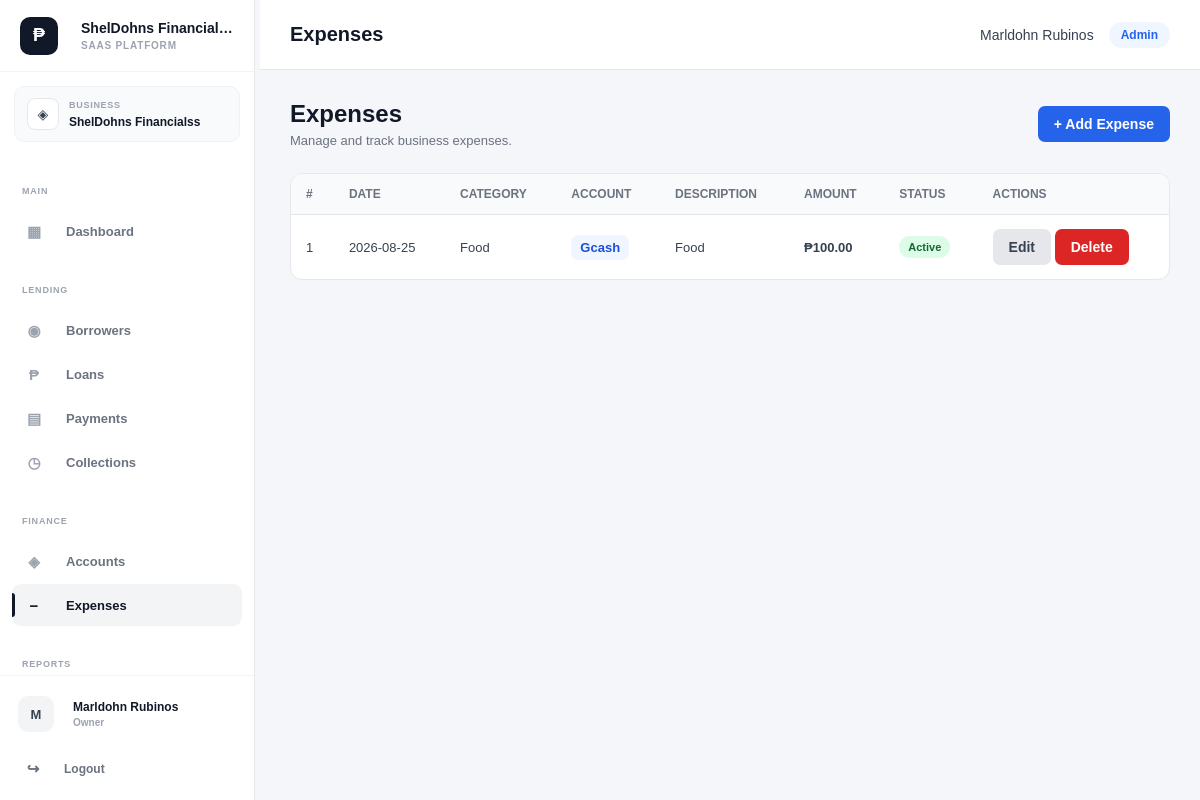
Page /public/index.php?url=expenses (signed in) on the committed database.
### tables this page shows
CREATE TABLE `expenses` (
  `id` int(10) UNSIGNED NOT NULL,
  `business_id` int(10) UNSIGNED NOT NULL,
  `category_id` int(10) UNSIGNED DEFAULT NULL,
  `account_id` int(10) UNSIGNED DEFAULT NULL,
  `description` varchar(255) NOT NULL,
  `amount` decimal(15,2) NOT NULL DEFAULT 0.00,
  `expense_date` date NOT NULL,
  `notes` text DEFAULT NULL,
  `status` enum('active','void') NOT NULL DEFAULT 'active',
  `created_by` int(10) UNSIGNED DEFAULT NULL,
  `created_at` timestamp NOT NULL DEFAULT current_timestamp(),
  `updated_at` timestamp NOT NULL DEFAULT current_timestamp() ON UPDATE current_timestamp()
);

CREATE TABLE `categories` (
  `id` int(10) UNSIGNED NOT NULL,
  `business_id` int(11) DEFAULT NULL,
  `name` varchar(100) NOT NULL,
  `description` varchar(255) DEFAULT NULL,
  `type` enum('expense','loan','both') NOT NULL DEFAULT 'both',
  `status` enum('active','inactive') NOT NULL DEFAULT 'active',
  `created_by` int(10) UNSIGNED DEFAULT NULL,
  `created_at` timestamp NOT NULL DEFAULT current_timestamp(),
  `updated_at` timestamp NOT NULL DEFAULT current_timestamp() ON UPDATE current_timestamp()
);

CREATE TABLE `accounts` (
  `id` int(10) UNSIGNED NOT NULL,
  `business_id` bigint(20) UNSIGNED NOT NULL,
  `account_name` varchar(150) NOT NULL,
  `account_type` varchar(50) DEFAULT NULL,
  `balance` decimal(15,2) NOT NULL DEFAULT 0.00,
  `status` enum('active','inactive') NOT NULL DEFAULT 'active',
  `created_by` int(10) UNSIGNED DEFAULT NULL,
  `created_at` timestamp NOT NULL DEFAULT current_timestamp(),
  `updated_at` timestamp NOT NULL DEFAULT current_timestamp() ON UPDATE current_timestamp()
);

### app/controllers/ExpenseController.php (called while the page is built, shortened)
<?php
require_once APP_PATH . '/models/Expense.php';
class ExpenseController
{
    private Expense $expense;
    public function __construct()
    {
        $this->expense = new Expense();
    }
    private function getBusinessId(): int
    {
        return (int)(
            $_SESSION['user']['business_id']
            ?? $_SESSION['business_id']
            ?? $_SESSION['business']['id']
            ?? 0
        );
    }
    public function index(): void
    {
        $businessId =
            $this->getBusinessId();
        $expenses =
            $this->expense->getAll(
                $businessId
            );
        $user =
            $_SESSION['user'] ?? [];
        require APP_PATH .
            '/views/expenses/index.php';
    }
}

### app/core/Database.php (called while the page is built, shortened)
<?php
class Database
{
    private static ?PDO $instance = null;
    public static function getInstance(): PDO
    {
        if (self::$instance === null) {
            $host = '127.0.0.1';
            $port = '3306';
            $database = 'loan_management_db';
            $username = 'root';
            $password = '';
            $dsn = "mysql:host={$host};port={$port};dbname={$database};charset=utf8mb4";
            try {
                self::$instance = new PDO(
                    $dsn,
                    $username,
                    $password,
                    [
                        PDO::ATTR_ERRMODE => PDO::ERRMODE_EXCEPTION,
                        PDO::ATTR_DEFAULT_FETCH_MODE =>
                            PDO::FETCH_ASSOC,
                        PDO::ATTR_EMULATE_PREPARES => false
                    ]
                );
            } catch (PDOException $e) {
                die(
                    'Database connection failed: ' .
                    $e->getMessage()
                );
            }
        }
        return self::$instance;
    }
}

### app/models/Expense.php (called while the page is built, shortened)
<?php
class Expense
{
    private PDO $db;
    public function __construct()
    {
        $this->db = Database::getInstance();
    }
    public function getAll(int $businessId): array
    {
        $sql = "
            SELECT
                e.*,
                c.name AS category_name,
                a.account_name,
                a.account_type,
                a.balance AS account_balance
            FROM expenses e
            LEFT JOIN categories c
                ON c.id = e.category_id
            LEFT JOIN accounts a
                ON a.id = e.account_id
                AND a.business_id = e.business_id
            WHERE e.business_id = ?
            ORDER BY
                e.expense_date DESC,
                e.id DESC
        ";
        $stmt = $this->db->prepare($sql);
        $stmt->execute([
            $businessId
        ]);
        return $stmt->fetchAll(PDO::FETCH_ASSOC);
    }
}

### app/views/expenses/index.php (the view, shortened to what this page needs)
<?php
$user =
    $user
    ?? ($_SESSION['user'] ?? []);
$expenses =
    $expenses ?? [];
?>
<!DOCTYPE html>
<html lang="en">
<head>
    <link
        rel="stylesheet"
        href="assets/css/style.css"
    >
</head>
<body>
<?php
require BASE_PATH .
    '/app/views/layouts/sidebar.php';
?>
<div class="main-content">
    <div class="navbar">
        <div class="page-title">
            Expenses
        </div>
        <div class="user-info">
            <span class="user-name">
                <?= htmlspecialchars(
                    $user['full_name']
                    ?? $user['username']
                    ?? 'Administrator'
                ) ?>
            </span>
            <span class="badge">
                <?= htmlspecialchars(
                    $user['role']
                    ?? 'Administrator'
                ) ?>
            </span>
        </div>
    </div>
    <div class="container">
        <div class="page-header">
            <div>
                <h1>
                    Expenses
                </h1>
                <p>
                    Manage and track business expenses.
                </p>
            </div>
            <div>
                <button
                    type="button"
                    class="btn btn-primary"
                    onclick="openExpenseModal()"
                >
                    + Add Expense
                </button>
            </div>
        </div>
        <div class="table-container">
            <?php if (empty($expenses)): ?>
                <div class="empty-state">
                    <h3>
                        No Expenses Found
                    </h3>
                    <p>
                        You have not recorded any expenses yet.
                    </p>
                    <br>
                    <button
                        type="button"
                        class="btn btn-primary"
                        onclick="openExpenseModal()"
                    >
                        + Add Your First Expense
                    </button>
                </div>
            <?php else: ?>
                <table>
                    <thead>
                        <tr>
                            <th>
                                #
                            </th>
                            <th>
                                Date
                            </th>
                            <th>
                                Category
                            </th>
                            <th>
                                Account
                            </th>
                            <th>
                                Description
                            </th>
                            <th>
                                Amount
                            </th>
                            <th>
                                Status
                            </th>
                            <th>
                                Actions
                            </th>
                        </tr>
                    </thead>
                    <tbody>
                    <?php foreach (
                        $expenses
                        as $index => $expense
                    ): ?>
                        <tr>
                            <td>
                                <?= $index + 1 ?>
                            </td>
                            <td>
                                <?= htmlspecialchars(
                                    $expense['expense_date']
                                    ?? ''
                                ) ?>
                            </td>
                            <td>
                                <?= htmlspecialchars(
                                    $expense['category_name']
                                    ?? $expense['category']
                                    ?? 'Uncategorized'
                                ) ?>
                            </td>
                            <td>
                                <?php if (
                                    !empty(
                                        $expense['account_name']
                                    )
                                ): ?>
                                    <span
                                        class="expense-account-badge"
                                    >
                                        <?= htmlspecialchars(
                                            $expense['account_name']
                                        ) ?>
                                    </span>
                                <?php endif; ?>
                            </td>
                            <td>
                                <?php if (
                                    !empty(
                                        $expense['description']
                                    )
                                ): ?>
                                    <?= htmlspecialchars(
                                        $expense['description']
                                    ) ?>
                                <?php endif; ?>
                            </td>
                            <td>
                                <strong>
                                    ₱<?= number_format(
                                        (float)(
                                            $expense['amount']
                                            ?? 0
                                        ),
                                        2
                                    ) ?>
                                </strong>
                            </td>
                            <td>
                                <?php
                                $status =
                                    $expense['status']
                                    ?? 'active';
                                $statusClass =
                                    strtolower(
                                        $status
                                    );
                                ?>
                                <span
                                    class="status status-<?= htmlspecialchars(
                                        $statusClass
                                    ) ?>"
                                >
                                    <?= htmlspecialchars(
                                        ucfirst($status)
                                    ) ?>
                                </span>
                            </td>
                            <td>
                                <a
                                    href="index.php?url=expenses/edit&id=<?= (int)$expense['id'] ?>"
                                    class="btn btn-secondary"
                                >
                                    Edit
                                </a>
                                <a
                                    href="index.php?url=expenses/delete&id=<?= (int)$expense['id'] ?>"
                                    class="btn btn-danger"
                                    onclick="return confirm(
                                        'Are you sure you want to delete this expense? The amount will be returned to the account. Continue?'
                                    );"
                                >
                                    Delete
                                </a>
                            </td>
                        </tr>
                    <?php endforeach; ?>
                    </tbody>
                </table>
            <?php endif; ?>
        </div>
    </div>
</div>
</body>
</html>

### public/assets/css/style.css (style rules this page uses)
* { box-sizing: border-box; }
html, body { margin: 0; padding: 0; min-height: 100%; font-family: Arial, Helvetica, sans-serif; color: #1f2937; }
html { width: 100%; }
body { min-height: 100vh; background: #f4f6f9; overflow-x: hidden; }
a { color: inherit; }
.btn { display: inline-flex; align-items: center; justify-content: center; padding: 10px 16px; border: none; border-radius: 7px; font-size: 14px; font-weight: 600; cursor: pointer; text-decoration: none; }
.btn-primary { background: #2563eb; color: #ffffff; }
.btn-secondary { background: #e5e7eb; color: #374151; }
.btn-danger { background: #dc2626; color: #ffffff; }
.main-content { margin-left: 260px; min-height: 100vh; width: calc(100% - 260px); }
.navbar { height: 70px; background: #ffffff; border-bottom: 1px solid #e5e7eb; display: flex; align-items: center; justify-content: space-between; padding: 0 30px; position: sticky; top: 0; z-index: 100; }
.page-title { font-size: 20px; font-weight: 700; color: #111827; }
.user-info { display: flex; align-items: center; gap: 15px; font-size: 14px; }
.user-name { color: #374151; }
.badge { padding: 6px 12px; border-radius: 20px; background: #eff6ff; color: #2563eb; font-size: 12px; font-weight: 600; text-transform: capitalize; }
.container { padding: 30px; max-width: 1600px; margin: 0 auto; }
.table-container { width: 100%; overflow-x: auto; -webkit-overflow-scrolling: touch; background: #ffffff; border: 1px solid #e5e7eb; border-radius: 12px; }
table { width: 100%; border-collapse: collapse; }
table th { padding: 13px 15px; text-align: left; background: #f9fafb; border-bottom: 1px solid #e5e7eb; font-size: 12px; font-weight: 700; color: #6b7280; text-transform: uppercase; }
table td { padding: 14px 15px; border-bottom: 1px solid #f3f4f6; font-size: 13px; color: #374151; }
table tr:last-child td { border-bottom: none; }
.status { display: inline-flex; align-items: center; padding: 5px 9px; border-radius: 20px; font-size: 11px; font-weight: 600; }
.status-active { background: #dcfce7; color: #166534; }
.page-header { display: flex; align-items: center; justify-content: space-between; margin-bottom: 25px; }
.page-header h1 { margin: 0; font-size: 24px; color: #111827; }
.page-header p { margin: 5px 0 0; color: #6b7280; font-size: 13px; }

### app/views/expenses/index.php (style rules this page uses)
.expense-account-badge { display: inline-flex; align-items: center; padding: 5px 9px; border-radius: 7px; background: #eff6ff; color: #1d4ed8; font-size: 13px; font-weight: 600; }

### rows in the picture
expenses: expense_date "2026-08-25", category.name "Food", account.account_name "Gcash", description "Food", amount "100.00", status "Active"

### other values in the picture
$sidebarBrandName "ShelDohns Financialss"
$sidebarBrandTagline "SAAS PLATFORM"
$business['name'] "ShelDohns Financialss"
$avatarLetter "M"
$displayName "Marldohn Rubinos"
$displayRole "Owner"
$user['full_name'] "Marldohn Rubinos"
$user['role'] "Admin"
